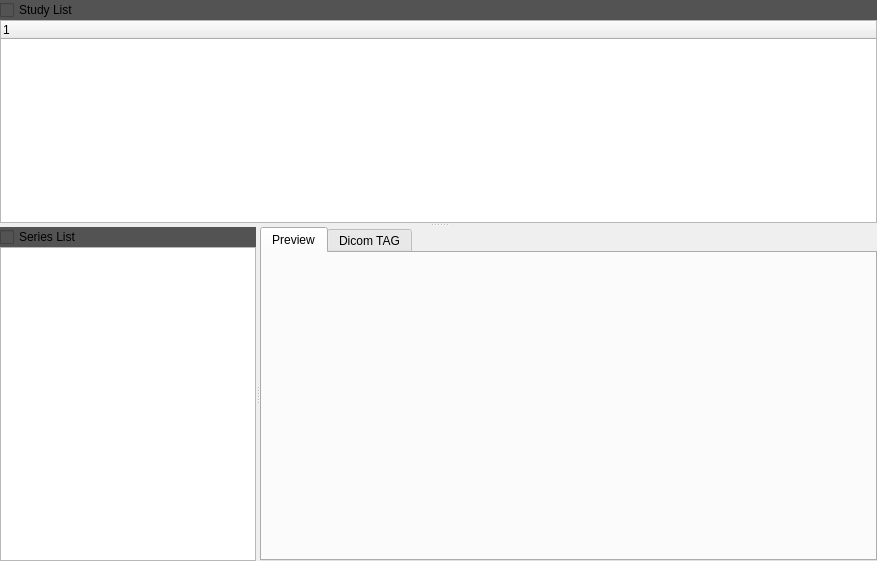
<?xml version="1.0" encoding="UTF-8"?>
<ui version="4.0">
 <class>DicomPreviewWidget</class>
 <widget class="QWidget" name="DicomPreviewWidget">
  <property name="geometry">
   <rect>
    <x>0</x>
    <y>0</y>
    <width>877</width>
    <height>561</height>
   </rect>
  </property>
  <property name="windowTitle">
   <string>Form</string>
  </property>
  <layout class="QVBoxLayout" name="verticalLayout_3">
   <property name="spacing">
    <number>9</number>
   </property>
   <property name="leftMargin">
    <number>0</number>
   </property>
   <property name="topMargin">
    <number>0</number>
   </property>
   <property name="rightMargin">
    <number>0</number>
   </property>
   <property name="bottomMargin">
    <number>0</number>
   </property>
   <item>
    <widget class="QSplitter" name="m_splitterCenter">
     <property name="orientation">
      <enum>Qt::Vertical</enum>
     </property>
     <widget class="QWidget" name="m_studyListContainer" native="true">
      <property name="sizePolicy">
       <sizepolicy hsizetype="Preferred" vsizetype="Preferred">
        <horstretch>0</horstretch>
        <verstretch>2</verstretch>
       </sizepolicy>
      </property>
      <layout class="QVBoxLayout" name="verticalLayout_7">
       <property name="spacing">
        <number>0</number>
       </property>
       <property name="leftMargin">
        <number>0</number>
       </property>
       <property name="topMargin">
        <number>0</number>
       </property>
       <property name="rightMargin">
        <number>0</number>
       </property>
       <property name="bottomMargin">
        <number>0</number>
       </property>
       <item>
        <widget class="QWidget" name="widget_4" native="true">
         <layout class="QVBoxLayout" name="verticalLayout_8">
          <property name="spacing">
           <number>0</number>
          </property>
          <property name="leftMargin">
           <number>0</number>
          </property>
          <property name="topMargin">
           <number>0</number>
          </property>
          <property name="rightMargin">
           <number>0</number>
          </property>
          <property name="bottomMargin">
           <number>0</number>
          </property>
          <item>
           <widget class="QCheckBox" name="checkBox">
            <property name="styleSheet">
             <string notr="true">QCheckBox {
    background-color : #535353;
}

QCheckBox:hover {
    background-color : #484848;
}	

QCheckBox::indicator {
    image: url(:/Resource/Images/deepcatch/arrow_close_d.png);
}

QCheckBox::indicator:hover {
    image: url(:/Resource/Images/deepcatch/arrow_close_h.png);
}

QCheckBox::indicator:checked {
    image: url(:/Resource/Images/deepcatch/arrow_open_d.png);
}

QCheckBox::indicator:checked:hover {
    image: url(:/Resource/Images/deepcatch/arrow_open_h.png);
}</string>
            </property>
            <property name="text">
             <string>Study List</string>
            </property>
           </widget>
          </item>
          <item>
           <widget class="QTreeWidget" name="m_treeDicomStudy">
            <property name="sizePolicy">
             <sizepolicy hsizetype="Expanding" vsizetype="Expanding">
              <horstretch>0</horstretch>
              <verstretch>2</verstretch>
             </sizepolicy>
            </property>
            <column>
             <property name="text">
              <string notr="true">1</string>
             </property>
            </column>
           </widget>
          </item>
         </layout>
        </widget>
       </item>
      </layout>
     </widget>
     <widget class="QWidget" name="widget_3" native="true">
      <property name="sizePolicy">
       <sizepolicy hsizetype="Preferred" vsizetype="Preferred">
        <horstretch>0</horstretch>
        <verstretch>3</verstretch>
       </sizepolicy>
      </property>
      <layout class="QVBoxLayout" name="verticalLayout_6">
       <property name="spacing">
        <number>0</number>
       </property>
       <property name="leftMargin">
        <number>0</number>
       </property>
       <property name="topMargin">
        <number>0</number>
       </property>
       <property name="rightMargin">
        <number>0</number>
       </property>
       <property name="bottomMargin">
        <number>0</number>
       </property>
       <item>
        <widget class="QSplitter" name="m_splitterBottom">
         <property name="orientation">
          <enum>Qt::Horizontal</enum>
         </property>
         <widget class="QWidget" name="m_seriesListContainer" native="true">
          <layout class="QVBoxLayout" name="verticalLayout_2">
           <property name="spacing">
            <number>0</number>
           </property>
           <property name="leftMargin">
            <number>0</number>
           </property>
           <property name="topMargin">
            <number>0</number>
           </property>
           <property name="rightMargin">
            <number>0</number>
           </property>
           <property name="bottomMargin">
            <number>0</number>
           </property>
           <item>
            <widget class="QCheckBox" name="m_chkShowList_Supported">
             <property name="enabled">
              <bool>true</bool>
             </property>
             <property name="styleSheet">
              <string notr="true">QCheckBox {
    background-color : #535353;
}

QCheckBox:hover {
    background-color : #484848;
}	

QCheckBox::indicator {
    image: url(:/Resource/Images/deepcatch/arrow_close_d.png);
}

QCheckBox::indicator:hover {
    image: url(:/Resource/Images/deepcatch/arrow_close_h.png);
}

QCheckBox::indicator:checked {
    image: url(:/Resource/Images/deepcatch/arrow_open_d.png);
}

QCheckBox::indicator:checked:hover {
    image: url(:/Resource/Images/deepcatch/arrow_open_h.png);
}</string>
             </property>
             <property name="text">
              <string>Series List</string>
             </property>
             <property name="checked">
              <bool>false</bool>
             </property>
            </widget>
           </item>
           <item>
            <widget class="QListWidget" name="m_listDicomSeries">
             <property name="sizePolicy">
              <sizepolicy hsizetype="Preferred" vsizetype="Preferred">
               <horstretch>0</horstretch>
               <verstretch>0</verstretch>
              </sizepolicy>
             </property>
             <property name="movement">
              <enum>QListView::Free</enum>
             </property>
             <property name="flow">
              <enum>QListView::LeftToRight</enum>
             </property>
             <property name="resizeMode">
              <enum>QListView::Fixed</enum>
             </property>
             <property name="layoutMode">
              <enum>QListView::SinglePass</enum>
             </property>
             <property name="viewMode">
              <enum>QListView::IconMode</enum>
             </property>
             <property name="batchSize">
              <number>100</number>
             </property>
             <property name="wordWrap">
              <bool>true</bool>
             </property>
            </widget>
           </item>
          </layout>
         </widget>
         <widget class="QWidget" name="widget_5" native="true">
          <property name="sizePolicy">
           <sizepolicy hsizetype="Preferred" vsizetype="Preferred">
            <horstretch>1</horstretch>
            <verstretch>0</verstretch>
           </sizepolicy>
          </property>
          <layout class="QVBoxLayout" name="verticalLayout_5">
           <property name="spacing">
            <number>0</number>
           </property>
           <property name="leftMargin">
            <number>0</number>
           </property>
           <property name="topMargin">
            <number>0</number>
           </property>
           <property name="rightMargin">
            <number>0</number>
           </property>
           <property name="bottomMargin">
            <number>0</number>
           </property>
           <item>
            <widget class="QTabWidget" name="tabWidget">
             <property name="currentIndex">
              <number>0</number>
             </property>
             <widget class="QWidget" name="tab_3">
              <attribute name="title">
               <string>Preview</string>
              </attribute>
              <layout class="QGridLayout" name="gridLayout_4">
               <property name="leftMargin">
                <number>0</number>
               </property>
               <property name="topMargin">
                <number>0</number>
               </property>
               <property name="rightMargin">
                <number>0</number>
               </property>
               <property name="bottomMargin">
                <number>0</number>
               </property>
               <property name="spacing">
                <number>0</number>
               </property>
               <item row="0" column="0">
                <widget class="QStackedWidget" name="m_tabPreviewList">
                 <property name="sizePolicy">
                  <sizepolicy hsizetype="Expanding" vsizetype="Expanding">
                   <horstretch>2</horstretch>
                   <verstretch>0</verstretch>
                  </sizepolicy>
                 </property>
                 <property name="currentIndex">
                  <number>0</number>
                 </property>
                 <widget class="QWidget" name="m_tabPreviewListPage1">
                  <layout class="QGridLayout" name="gridLayout_2">
                   <property name="leftMargin">
                    <number>0</number>
                   </property>
                   <property name="topMargin">
                    <number>0</number>
                   </property>
                   <property name="rightMargin">
                    <number>0</number>
                   </property>
                   <property name="bottomMargin">
                    <number>0</number>
                   </property>
                   <property name="horizontalSpacing">
                    <number>0</number>
                   </property>
                   <item row="0" column="0">
                    <widget class="fm::DicomImageViewer" name="m_dicomImageViewer" native="true">
                     <property name="sizePolicy">
                      <sizepolicy hsizetype="Preferred" vsizetype="Preferred">
                       <horstretch>4</horstretch>
                       <verstretch>0</verstretch>
                      </sizepolicy>
                     </property>
                     <layout class="QVBoxLayout" name="verticalLayout">
                      <property name="spacing">
                       <number>0</number>
                      </property>
                      <property name="leftMargin">
                       <number>0</number>
                      </property>
                      <property name="topMargin">
                       <number>0</number>
                      </property>
                      <property name="rightMargin">
                       <number>0</number>
                      </property>
                      <property name="bottomMargin">
                       <number>0</number>
                      </property>
                     </layout>
                    </widget>
                   </item>
                  </layout>
                 </widget>
                 <widget class="QWidget" name="m_tabPreviewListPage2">
                  <layout class="QGridLayout" name="gridLayout">
                   <property name="leftMargin">
                    <number>0</number>
                   </property>
                   <property name="topMargin">
                    <number>0</number>
                   </property>
                   <property name="rightMargin">
                    <number>0</number>
                   </property>
                   <property name="bottomMargin">
                    <number>0</number>
                   </property>
                   <property name="spacing">
                    <number>0</number>
                   </property>
                   <item row="0" column="0">
                    <widget class="QPdfWidget" name="m_dicomPDF" native="true"/>
                   </item>
                  </layout>
                 </widget>
                </widget>
               </item>
              </layout>
             </widget>
             <widget class="QWidget" name="tab_4">
              <attribute name="title">
               <string>Dicom TAG</string>
              </attribute>
              <layout class="QHBoxLayout" name="horizontalLayout">
               <property name="spacing">
                <number>0</number>
               </property>
               <property name="leftMargin">
                <number>3</number>
               </property>
               <property name="topMargin">
                <number>3</number>
               </property>
               <property name="rightMargin">
                <number>3</number>
               </property>
               <property name="bottomMargin">
                <number>3</number>
               </property>
               <item>
                <widget class="fm::DicomTagEditWidget" name="m_dicomTagEditWidget" native="true"/>
               </item>
              </layout>
             </widget>
            </widget>
           </item>
          </layout>
         </widget>
        </widget>
       </item>
      </layout>
     </widget>
    </widget>
   </item>
  </layout>
 </widget>
 <customwidgets>
  <customwidget>
   <class>fm::DicomImageViewer</class>
   <extends>QWidget</extends>
   <header>filemanager/appcore/UI/dicomimageviewer.h</header>
   <container>1</container>
  </customwidget>
  <customwidget>
   <class>QPdfWidget</class>
   <extends>QWidget</extends>
   <header>qpdfwidget.h</header>
   <container>1</container>
  </customwidget>
  <customwidget>
   <class>fm::DicomTagEditWidget</class>
   <extends>QWidget</extends>
   <header>filemanager/appcore/UI/dicomtageditwidget.h</header>
   <container>1</container>
  </customwidget>
 </customwidgets>
 <resources>
  <include location="../MainWindow.qrc"/>
 </resources>
 <connections/>
</ui>
